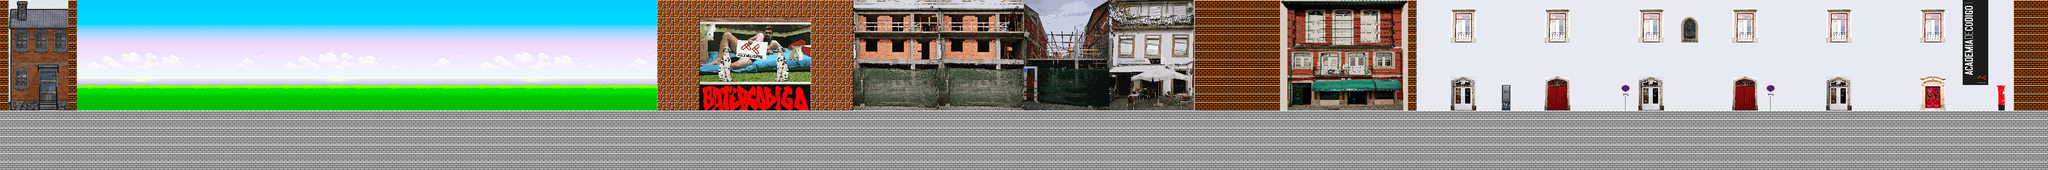

The image is a tile-based game level rendered from a .tmx file. Its description and source (layers, tilesets, objects; grid data summarised) follow:
An orthogonal 240x20 tile map with 16x16 px tiles, 2 tile layers (Background, Graphics), 22 tilesets and 8 objects.

<map version="1.0" orientation="orthogonal" renderorder="left-up" width="240" height="20" tilewidth="16" tileheight="16" nextobjectid="85">
 <tileset firstgid="1" name="tileset_gutter" tilewidth="16" tileheight="16" spacing="2" margin="1" tilecount="924" columns="33">
  <image source="tileset_gutter.png" width="594" height="504" />
 </tileset>
 <tileset firstgid="925" name="acDoor48x66" tilewidth="16" tileheight="16" tilecount="12" columns="3">
  <image source="acDoor48x66.png" width="48" height="66" />
 </tileset>
 <tileset firstgid="937" name="centerWindowTopFloor" tilewidth="16" tileheight="16" tilecount="12" columns="3">
  <image source="centerWindowTopFloor.png" width="48" height="66" />
 </tileset>
 <tileset firstgid="949" name="whiteBck16x16" tilewidth="16" tileheight="16" tilecount="1" columns="1">
  <image source="whiteBck16x16.png" width="16" height="16" />
 </tileset>
 <tileset firstgid="950" name="firstFloorDoor48x66" tilewidth="16" tileheight="16" tilecount="12" columns="3">
  <image source="firstFloorDoor48x66.png" width="48" height="66" />
 </tileset>
 <tileset firstgid="962" name="cacaEpesca" tilewidth="16" tileheight="16" tilecount="165" columns="15">
  <image source="cacaEpesca.jpg" width="240" height="182" />
 </tileset>
 <tileset firstgid="1127" name="IMG_20170330_154846" tilewidth="16" tileheight="16" tilecount="130" columns="10">
  <image source="IMG_20170330_154846.png" width="160" height="208" />
 </tileset>
 <tileset firstgid="1257" name="firstFloorLeftWindow48x66" tilewidth="16" tileheight="16" tilecount="12" columns="3">
  <image source="firstFloorLeftWindow48x66.png" width="48" height="66" />
 </tileset>
 <tileset firstgid="1269" name="mail" tilewidth="16" tileheight="16" tilecount="3" columns="1">
  <image source="mail.png" width="16" height="48" />
 </tileset>
 <tileset firstgid="1272" name="noparking" tilewidth="16" tileheight="16" tilecount="3" columns="1">
  <image source="noparking.png" width="16" height="48" />
 </tileset>
 <tileset firstgid="1275" name="faceOnWall32x48" tilewidth="16" tileheight="16" tilecount="6" columns="2">
  <image source="faceOnWall32x48.png" width="32" height="48" />
 </tileset>
 <tileset firstgid="1281" name="coisa" tilewidth="16" tileheight="16" tilecount="3" columns="1">
  <image source="coisa.png" width="16" height="48" />
 </tileset>
 <tileset firstgid="1284" name="obras" tilewidth="16" tileheight="16" tilecount="130" columns="10">
  <image source="obras.png" width="160" height="208" />
 </tileset>
 <tileset firstgid="1414" name="obras2" tilewidth="16" tileheight="16" tilecount="130" columns="10">
  <image source="obras2.png" width="160" height="208" />
 </tileset>
 <tileset firstgid="1544" name="Banner -Academia de Código_-" tilewidth="16" tileheight="16" tilecount="30" columns="3">
  <image source="Banner -Academia de C¢digo_-.png" width="48" height="161" />
 </tileset>
 <tileset firstgid="1574" name="xalana" tilewidth="16" tileheight="16" tilecount="112" columns="14">
  <image source="xalana.png" width="238" height="142" />
 </tileset>
 <tileset firstgid="1686" name="GraffitiCreator1" tilewidth="16" tileheight="16" tilecount="39" columns="13">
  <image source="GraffitiCreator1.png" width="208" height="55" />
 </tileset>
 <tileset firstgid="1725" name="palmTree" tilewidth="16" tileheight="16" tilecount="130" columns="10">
  <image source="palmTree.jpg" width="162" height="213" />
 </tileset>
 <tileset firstgid="1855" name="MONA" tilewidth="16" tileheight="16" tilecount="888" columns="24">
  <image source="MONA.jpeg" width="389" height="600" />
 </tileset>
 <tileset firstgid="2743" name="ACwall" tilewidth="16" tileheight="16" tilecount="1" columns="1">
  <image source="ACwall.png" width="16" height="16" />
 </tileset>
 <tileset firstgid="2744" name="Sem Título-7" tilewidth="16" tileheight="16" tilecount="299" columns="23">
  <image source="Sem Título-7.png" width="370" height="208" />
 </tileset>
 <tileset firstgid="3043" name="8bitsbrickhaus5458786767_zps8943bec7" tilewidth="16" tileheight="16" tilecount="91" columns="7">
  <image source="8bitsbrickhaus5458786767_zps8943bec7.png" width="118" height="208" />
 </tileset>
 <layer name="Background" width="240" height="20">
  <data>[4800 cells, 3147 non-empty, 1175 distinct tile ids]</data>
 </layer>
 <layer name="Graphics" width="240" height="20">
  <data>[4800 cells, 1680 non-empty, 1 distinct tile ids]</data>
 </layer>
 <objectgroup name="windows">
  <object id="26" x="3072" y="16" width="48" height="64" />
 </objectgroup>
 <objectgroup name="windows1">
  <object id="36" x="2720" y="16" width="48" height="64" />
 </objectgroup>
 <objectgroup name="windows2">
  <object id="37" x="3424" y="16" width="48" height="64" />
 </objectgroup>
 <objectgroup name="ground" opacity="0.2">
  <object id="50" x="0" y="275" width="7680" height="7.98893" />
 </objectgroup>
 <objectgroup color="#d5d415" name="topLimit" opacity="0.3">
  <object id="55" x="0" y="-10" width="7680" height="16" />
 </objectgroup>
 <objectgroup name="leftLimit">
  <object id="74" x="-6.36807" y="0" width="6.36807" height="326.895" />
 </objectgroup>
 <objectgroup name="rightLimit" opacity="0.29">
  <object id="78" x="7680" y="0" width="4.42387" height="326.763" />
 </objectgroup>
 <objectgroup name="doors">
  <object id="84" x="7240" y="-10" width="48" height="64" />
 </objectgroup>
</map>
